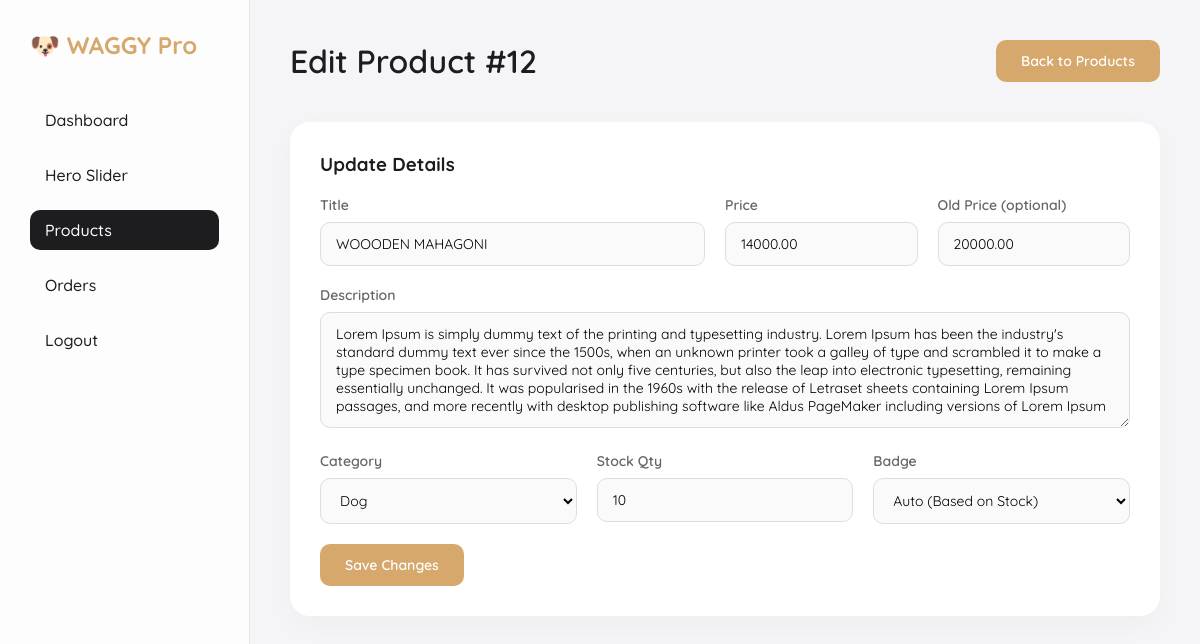
Screenshot of /admin/edit_product.php?id=12 (signed in) with the database file from the repository.
### tables this page shows
CREATE TABLE `products` (
  `id` int(11) NOT NULL,
  `title` varchar(255) NOT NULL,
  `description` text DEFAULT NULL,
  `price` decimal(10,2) NOT NULL,
  `old_price` decimal(10,2) DEFAULT NULL,
  `category` varchar(100) DEFAULT NULL,
  `badge` varchar(50) DEFAULT NULL,
  `rating` int(11) DEFAULT 5,
  `stock_status` varchar(50) DEFAULT 'In Stock',
  `stock_quantity` int(11) DEFAULT 10,
  `created_at` timestamp NOT NULL DEFAULT current_timestamp()
);

### admin/edit_product.php (the view, shortened to what this page needs)
<?php
require_once '../db.php';
$product_id = $_GET['id'];
$stmt = $pdo->prepare("SELECT * FROM products WHERE id = ?");
$stmt->execute([$product_id]);
$product = $stmt->fetch();
?>
<!DOCTYPE html>
<html>
<head>
    <link rel="stylesheet" href="assets/admin.css">
</head>
<body>
    <div class="admin-container">
        <div class="sidebar">
            <h2>🐶 WAGGY Pro</h2>
            <ul>
                <li><a href="index.php">Dashboard</a></li>
                <li><a href="hero_manager.php">Hero Slider</a></li>
                <li><a href="product_manager.php" class="active">Products</a></li>
                <li><a href="orders.php">Orders</a></li>
                <li><a href="logout.php">Logout</a></li>
            </ul>
        </div>
        <div class="main-content">
            <div class="header-top">
                <h1>Edit Product #<?= $product['id'] ?></h1>
                <a href="product_manager.php" class="btn-primary" style="text-decoration:none;">Back to Products</a>
            </div>
            <div class="card">
                <h3>Update Details</h3>
                <form method="POST" style="margin-top:20px;">
                    <div style="display:flex; gap:20px;">
                        <div class="form-group" style="flex:2;">
                            <label>Title</label>
                            <input type="text" name="title" value="<?= htmlspecialchars($product['title']) ?>" required>
                        </div>
                        <div class="form-group" style="flex:1;">
                            <label>Price</label>
                            <input type="number" step="0.01" name="price"
                                value="<?= htmlspecialchars($product['price']) ?>" required>
                        </div>
                        <div class="form-group" style="flex:1;">
                            <label>Old Price (optional)</label>
                            <input type="number" step="0.01" name="old_price"
                                value="<?= htmlspecialchars($product['old_price'] ?? '') ?>">
                        </div>
                    </div>
                    <div class="form-group">
                        <label>Description</label>
                        <textarea name="description"
                            rows="5"><?= htmlspecialchars($product['description']) ?></textarea>
                    </div>
                    <div style="display:flex; gap:20px;">
                        <div class="form-group" style="flex:1;">
                            <label>Category</label>
                            <select name="category" required>
                                <option value="dog" <?= $product['category'] == 'dog' ? 'selected' : '' ?>>Dog</option>
                            </select>
                        </div>
                        <div class="form-group" style="flex:1;">
                            <label>Stock Qty</label>
                            <input type="number" name="stock_quantity"
                                value="<?= htmlspecialchars($product['stock_quantity'] ?? 0) ?>" required>
                        </div>
                        <div class="form-group" style="flex:1;">
                            <label>Badge</label>
                            <select name="badge">
                                <option value="" <?= $product['badge'] == '' ? 'selected' : '' ?>>Auto (Based on Stock)
                                </option>
                            </select>
                        </div>
                    </div>
                    <button type="submit" name="update_product" class="btn-primary">Save Changes</button>
                </form>
            </div>
        </div>
    </div>
</body>
</html>

### admin/assets/admin.css (style rules this page uses)
* { margin: 0; padding: 0; box-sizing: border-box; font-family: 'Quicksand', sans-serif; }
body { background: #f5f5f7; color: #1d1d1f; }
.admin-container { display: flex; min-height: 100vh; }
.sidebar { width: 250px; background: rgba(255, 255, 255, 0.8); backdrop-filter: blur(20px); border-right: 1px solid rgba(0, 0, 0, 0.1); padding: 30px; position: fixed; height: 100vh; }
.sidebar h2 { font-size: 24px; color: #d6a86c; margin-bottom: 40px; display: flex; align-items: center; gap: 10px; }
.sidebar ul { list-style: none; }
.sidebar ul li { margin-bottom: 15px; }
.sidebar ul li a { text-decoration: none; color: #1d1d1f; font-size: 16px; font-weight: 500; display: block; padding: 10px 15px; border-radius: 10px; transition: 0.3s; }
.sidebar ul li a:hover, .sidebar ul li a.active { background: #1d1d1f; color: #fff; }
.main-content { flex: 1; margin-left: 250px; padding: 40px; }
.header-top { display: flex; justify-content: space-between; align-items: center; margin-bottom: 40px; }
.header-top h1 { font-size: 32px; font-weight: 600; }
.card { background: #fff; padding: 30px; border-radius: 20px; box-shadow: 0 10px 30px rgba(0, 0, 0, 0.03); margin-bottom: 30px; }
.form-group { margin-bottom: 20px; text-align: left; }
.form-group label { display: block; margin-bottom: 8px; font-size: 14px; color: #666; font-weight: 600; }
.form-group input, .form-group textarea, .form-group select { width: 100%; padding: 12px 15px; border: 1px solid #ddd; border-radius: 10px; font-size: 14px; background: #fafafa; outline: none; transition: 0.3s; }
.btn-primary { padding: 12px 25px; border: none; border-radius: 10px; background: #d6a86c; color: white; cursor: pointer; font-size: 14px; font-weight: 600; text-decoration: none; display: inline-block; transition: 0.3s; }

### rows the page displays
products: id "12", title "WOOODEN MAHAGONI", price "14000.00", old_price "20000.00", description "Lorem Ipsum is simply dummy text of the printing and typesetting industry. Lorem Ipsum has been the industry's standard dummy text ever since the 1500s, when an unknown printer took a galley of type and scrambled it to make a type specimen book. It has survived not only five centuries, but also the leap into electronic typesetting, remaining essentially unchanged. It was popularised in the 1960s with the release of Letraset sheets containing Lorem Ipsum passages, and more recently with desktop publishing software like Aldus PageMaker including versions of Lorem Ipsum", category "Dog", stock_quantity "10", badge "Auto (Based on Stock)"
